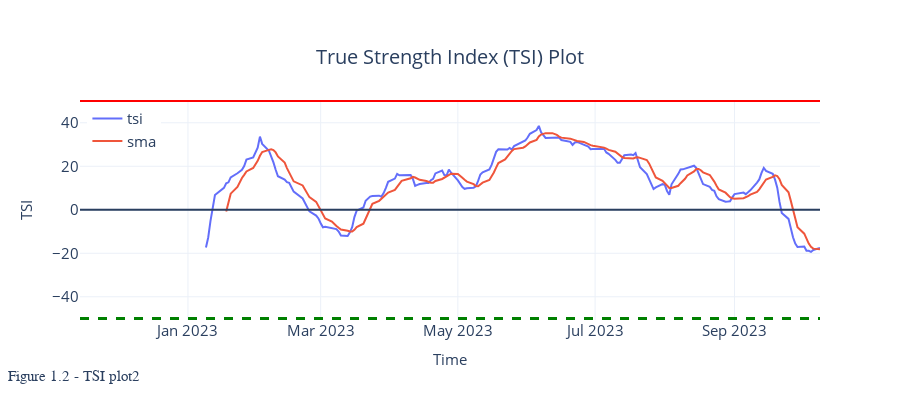

Here is the notebook cell this chart was saved with:
### Code cell
n = 2

text = f"Figure 1.{n} - TSI plot2 "

fig = px.line(tsi_ind, y=["tsi", "sma"], title="True Strength Index (TSI) Plot")
fig.add_hline(y=0.0)
fig.add_hline(y=50.0, line_color="red")
fig.add_hline(y=-50.0,line_width=3, line_dash="dash", line_color="green")
fig = format_plot(fig, ylabel="TSI", text=text)
fig.update_layout(legend=dict(
    orientation="v",
    entrywidth=70,
    yanchor="top",
    y=1.02,
    xanchor="right",
    x=1
))

fig.update_layout(legend=dict(
    yanchor="top",
    y=0.99,
    xanchor="left",
    x=0.01
))

# fig.write_image("imgs/chapter_3/line_plot.png")
fig.show()


n += 1

### Figure 1 — Plotly figure (JSON) as saved in the notebook; plotly's stock layout.template omitted (floating-point values rounded to 4 significant figures; data arrays with more than 128 entries replaced by an {"elided": "..."} marker saying what was removed)
{"data": [{"hovertemplate": "variable=tsi<br>Date=%{x}<br>value=%{y}<extra></extra>", "legendgroup": "tsi", "line": {"color": "#636efa", "dash": "solid"}, "marker": {"symbol": "circle"}, "mode": "lines", "name": "tsi", "orientation": "v", "showlegend": true, "type": "scatter", "x": {"elided": "226 str values"}, "xaxis": "x", "y": {"elided": "226 float values"}, "yaxis": "y"}, {"hovertemplate": "variable=sma<br>Date=%{x}<br>value=%{y}<extra></extra>", "legendgroup": "sma", "line": {"color": "#EF553B", "dash": "solid"}, "marker": {"symbol": "circle"}, "mode": "lines", "name": "sma", "orientation": "v", "showlegend": true, "type": "scatter", "x": {"elided": "226 str values"}, "xaxis": "x", "y": {"elided": "226 float values"}, "yaxis": "y"}], "layout": {"annotations": [{"font": {"family": "Arial Black", "size": 15}, "showarrow": false, "text": "Figure 1.2 - TSI plot2 ", "x": -0.1, "xref": "paper", "y": -0.3, "yref": "paper"}], "autosize": false, "height": 400, "legend": {"entrywidth": 70, "font": {"size": 15}, "orientation": "v", "title": {}, "tracegroupgap": 0, "x": 0.01, "xanchor": "left", "y": 0.99, "yanchor": "top"}, "shapes": [{"type": "line", "x0": 0, "x1": 1, "xref": "x domain", "y0": 0, "y1": 0, "yref": "y"}, {"line": {"color": "red"}, "type": "line", "x0": 0, "x1": 1, "xref": "x domain", "y0": 50, "y1": 50, "yref": "y"}, {"line": {"color": "green", "dash": "dash", "width": 3}, "type": "line", "x0": 0, "x1": 1, "xref": "x domain", "y0": -50, "y1": -50, "yref": "y"}], "title": {"font": {"size": 20}, "text": "True Strength Index (TSI) Plot", "x": 0.5, "xanchor": "center", "yanchor": "top"}, "width": 900, "xaxis": {"anchor": "y", "autorange": true, "domain": [0, 1], "range": ["2022-11-14", "2023-10-09"], "tickfont": {"size": 15}, "title": {"font": {"size": 15}, "text": "Time"}, "type": "date"}, "yaxis": {"anchor": "x", "autorange": true, "domain": [0, 1], "range": [-50.69, 50.46], "tickfont": {"size": 15}, "title": {"font": {"size": 15}, "text": "TSI"}, "type": "linear"}}}
